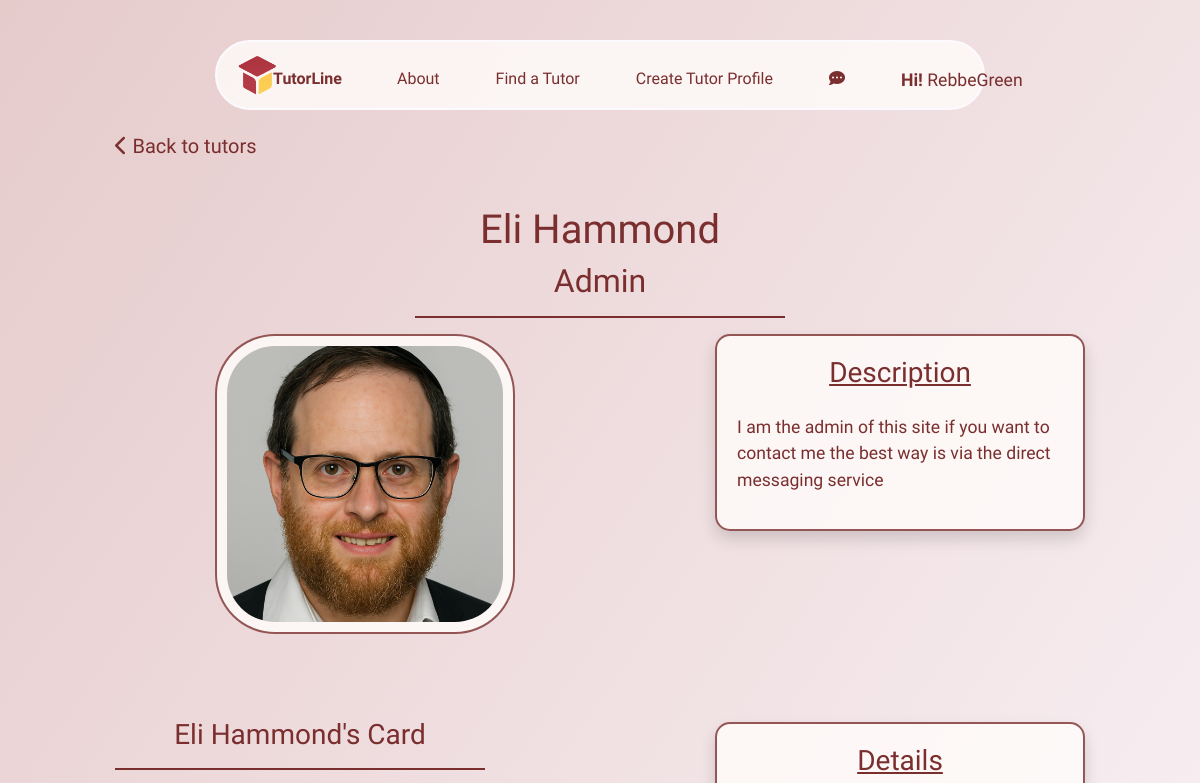
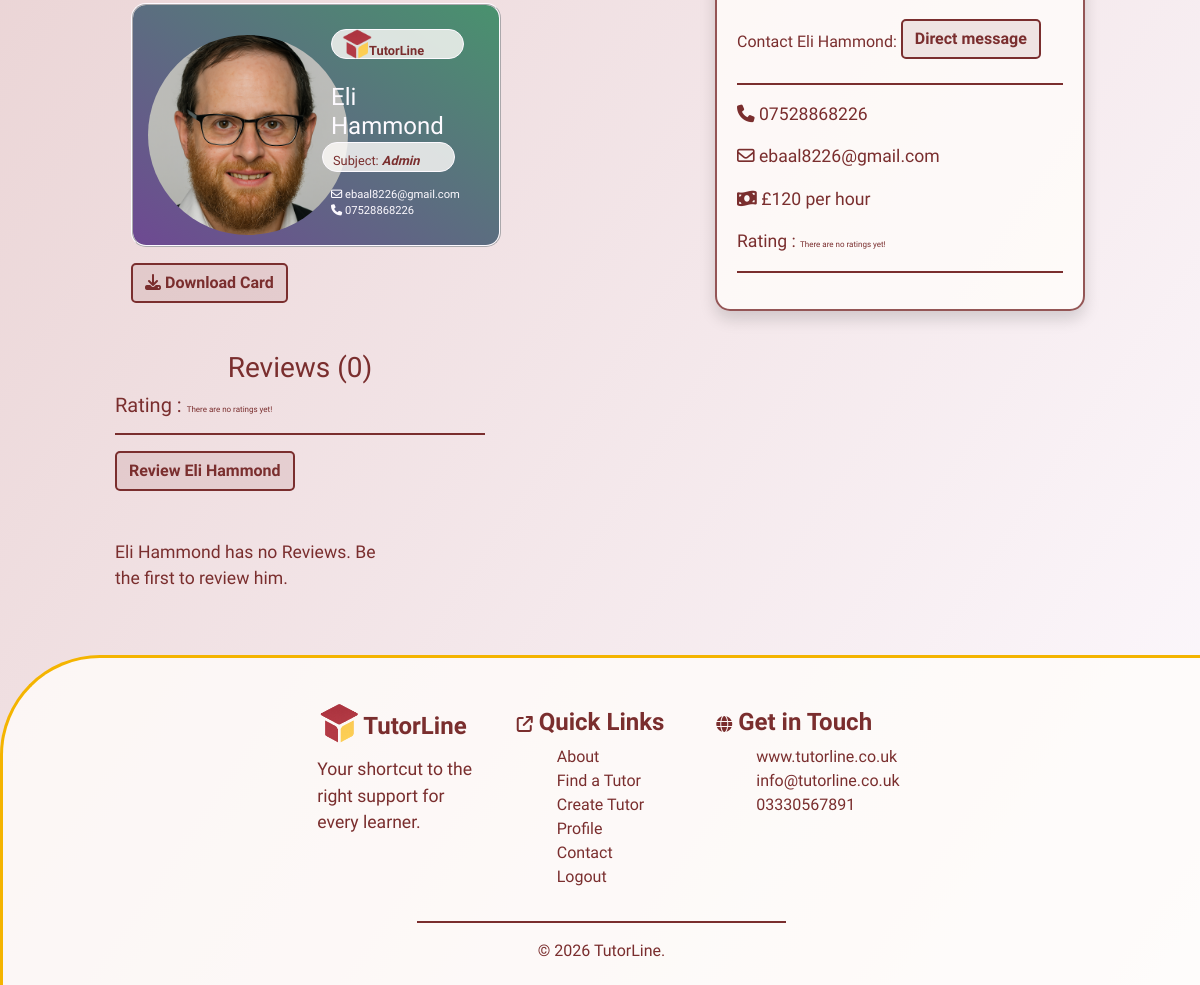
/tutors/37 (signed in), run on the app's committed database (2 pictures, top to bottom).
### tutors/models.py (models this page shows, shortened)
class Tutors(models.Model):
    class Meta:
        verbose_name_plural = "Tutors"
    user = models.ForeignKey(User, on_delete=models.CASCADE, null=True, blank=True)
    name = models.CharField(max_length=254)
    location = models.ForeignKey('Location', null=True, blank=True,
                                 on_delete=models.SET_NULL)
    category = models.ForeignKey('Category', null=True, blank=True,
                                 on_delete=models.SET_NULL)
    date_added = models.DateField(auto_now=True)
    subject = models.CharField(max_length=254)
    price = models.IntegerField()
    active = models.BooleanField(default=True)
    description = models.TextField()
    email = models.EmailField()
    phone = models.CharField(max_length=14)
    rating = models.FloatField(default=0)
    image = models.ImageField(blank=True, null=True)
    is_male = models.BooleanField()
    color_1 = models.IntegerField(default=rand)
    color_2 = models.IntegerField(default=rand)
    color_3 = models.IntegerField(default=rand)

### tutors/views.py (the view)
# urls.py: path('<int:tutor_id>', views.tutor_details, name='tutor_details'),
def tutor_details(request, tutor_id):
    tutor = get_object_or_404(Tutors, pk=tutor_id)
    reviews = Reviews.objects.filter(tutor=tutor)
    template = 'tutors/tutor-details.html'
    context = {
        'tutor': tutor,
        'reviews': reviews,
        }
    return render(request, template, context)

### tutors/templates/tutors/tutor-details.html (shortened to what this page needs)
{% extends "base.html" %}
{% load static %}
{% block extracss%}
<link rel="stylesheet" href="{% static 'css/tutors.css' %}">
<link rel="stylesheet" href="{% static 'css/tutor-details.css' %}">
{% endblock %}
{% block content %}
<div class="container-fluid mt-4">
    <div class="row">
        <div class="col-1"></div>
        <div class="col-4">
            <h5><a href="{% url 'tutors' %}"><i class="fa-solid fa-chevron-left"></i> Back to tutors</a></h5>
        </div>
        <div class="col-7"></div>
    </div>
</div>
<div class="container-fluid">
    <div class="row">
        <div class="col-4"></div>
        <div class="col-4">
            <h1>{{ tutor.name }}</h1>
            <h2>{{ tutor.subject }}</h2>
            <hr>
        </div>
        <div class="col-4"></div>
    </div>
</div>
<section>
    <div class="container-fluid">
        <div class="row">
            <div class="col-1 col-lg-2"></div>
            <div class="col-4 col-lg-3">
                {% if tutor.image %}
                    <img src="{{ tutor.image.url }}" class="main-image"  alt="{{ tutor.name }}">
                {% else %}
                    {% if tutor.is_male == True %}
                        <img src="/media/placeholder_male2.png" class="main-image" alt="{{ tutor.name }}">
                    {% else %}
                        <img src="/media/placeholder_female.png" class="main-image"  alt="{{ tutor.name }}">
                    {% endif %}
                {% endif %}
            </div>
            <div class="col-1 col-lg-2"></div>
            <div class="col-5 col-lg-4">
                <div class="description shadow">
                    <h3 class="mb-4"><u>Description</u></h3>
                    <p>{{ tutor.description }}</p>
                </div>
            </div>
            <div class="col-1"></div>
        </div>
        <div class="row">
            <div class="col-2 col-lg-1"></div>
            <div class="d-none d-lg-block col-4">
                <h3 class="mt-3">{{ tutor.name }}'s Card</h3>
                <hr>
                <div class="row image-box mx-3"
                    style="background-image: linear-gradient(to bottom left, rgb({{ tutor.color_1 }}, {{ tutor.color_2 }}, {{ tutor.color_3 }}), rgb({{ tutor.color_3 }}, {{ tutor.color_1 }}, {{ tutor.color_2 }}))">
                    <div class="col-6">
                        {% if tutor.image %}
                        <img src="{{ tutor.image.url }}" class="tutor-image"  alt="{{ tutor.name }}">
                        {% else %}
                            {% if tutor.is_male == True %}
                            <img src="/media/placeholder_male2.png" class="tutor-image" alt="{{ tutor.name }}">
                            {% else %}
                            <img src="/media/placeholder_female.png" class="tutor-image"  alt="{{ tutor.name }}">
                            {% endif %}
                        {% endif %}
                    </div>
                    <div class="col-6 mt-1">
                        <h4 class="card-logo">
                            <img src="/media/logo.png" alt="logo" class="card-logo-image">
                            <span class="logo-text"><strong>TutorLine</strong></span>
                        </h4>
                        <h4 class="mt-4">{{ tutor.name }}</h4>
                        <h5 class="card-logo logo-text">Subject: <strong><em>{{ tutor.subject }}</em></strong></h5>
                        <div class="b-c-email"><i class="fa-regular fa-envelope"></i> {{ tutor.email }}</div>
                        <div class="b-c-email"><i class="fa-solid fa-phone"></i> {{ tutor.phone }}</div>
                    </div>
                </div>
                <button id="download-card" class="btn btn-btn mt-3 mx-3">
                    <i class="fa-solid fa-download"></i> Download Card
                </button>
            </div>
            <div class="d-none d-lg-block col-2"></div>
            <div class="col-8 col-lg-4">
                <div class="details shadow">
                    <h3 class="mb-4"><u>Details</u></h3>
                    <span>Contact {{ tutor.name }}: </span><button class="btn btn-btn mb-2"><a href="{% url 'compose_message' tutor.id %}">Direct message</a></button>
                    <hr>
                    <p><i class="fa-solid fa-phone"></i><a href="tel:{{ tutor.phone }}"> {{ tutor.phone }}</a></p>
                    <p><i class="fa-regular fa-envelope"></i> <a href="mailto:{{ tutor.email }}">{{ tutor.email }}</a></p>
                    <p><i class="fa-solid fa-money-bill-wave"></i> £{{ tutor.price }} per hour</p>
                    <p>
                        Rating : {% if tutor.rating == 0 %}
                        <span class="no-rating">There are no ratings yet!</span>
                        {% endif %}
                    </p>
                    <hr>
                </div>
            </div>
            <div class="col-2 col-lg-1"></div>
        </div>
    </div>
</section>
<section>
    <div class="container-fluid">
        <div class="row">
            <div class="col-1"></div>
            <div class="col-4">
                <h3>Reviews ({{ reviews.count }})</h3>
                <h5>
                    Rating : {% if tutor.rating == 0 %}
                    <span class="no-rating">There are no ratings yet!</span>
                    {% endif %}
                </h5>
                <hr>
                <button class="btn btn-btn mb-5"><a href="{% url 'review_tutor' tutor.id %}">Review {{ tutor.name }}</a></button>
            </div>
            <div class="col-7"></div>
        </div>
        <div class="row">
        {% if reviews %}
            {% for review in reviews %}
            <div class="col-4">
                <div class="review-box" id="box-{{ review.id }}">
                    <h4>Reviewed by {{ review.name }}</h4>
                    <div>Rating:
                         {% if review.rating == 5 %}
                         <i class="fa-solid fa-star stars"></i>
                         <i class="fa-solid fa-star stars"></i>
                         <i class="fa-solid fa-star stars"></i>
                         <i class="fa-solid fa-star stars"></i>
                         <i class="fa-solid fa-star stars"></i>
                         {% elif review.rating == 4 %}
                         <i class="fa-solid fa-star stars"></i>
                         <i class="fa-solid fa-star stars"></i>
                         <i class="fa-solid fa-star stars"></i>
                         <i class="fa-solid fa-star stars"></i>
                         <i class="fa-regular fa-star stars"></i>
                         {% elif review.rating == 3 %}
                         <i class="fa-solid fa-star stars"></i>
                         <i class="fa-solid fa-star stars"></i>
                         <i class="fa-solid fa-star stars"></i>
                         <i class="fa-regular fa-star stars"></i>
                         <i class="fa-regular fa-star stars"></i>
                         {% elif review.rating == 2 %}
                         <i class="fa-solid fa-star stars"></i>
                         <i class="fa-solid fa-star stars"></i>
                         <i class="fa-regular fa-star stars"></i>
                         <i class="fa-regular fa-star stars"></i>
                         <i class="fa-regular fa-star stars"></i>
                         {% else %}
                         <i class="fa-solid fa-star stars"></i>
                         <i class="fa-regular fa-star stars"></i>
                         <i class="fa-regular fa-star stars"></i>
                         <i class="fa-regular fa-star stars"></i>
                         <i class="fa-regular fa-star stars"></i>
                        {% endif %}
                    </div>
                    <p>{{ review.review }}</p>
                    <p>Reviewed on {{ review.date }} at {{ review.time }}</p>
                </div>
            </div>
            {% endfor%}
        {% else %}
            <div class="col-1"></div>
            <div class="col-3">
                <p>{{ tutor.name }} has no Reviews.
                Be the first to review {% if tutor.is_male == True%} him{% else %}her{% endif %}.</p>
            </div>
        {% endif %}
        </div>
    </div>
</section>
{% endblock %}

### templates/base.html (shortened to what this page needs)
{% load static %}
<!doctype html>
<html lang="en">
  <head>
    {% block corecss %}
        <link rel="stylesheet" href="{% static 'css/base.css' %}">
        <link rel="stylesheet" href="{% static 'css/mobile-base.css' %}">
        <link rel="stylesheet" href="{% static 'css/buttons.css' %}">
        <link rel="stylesheet" href="https://cdnjs.cloudflare.com/ajax/libs/font-awesome/6.6.0/css/all.min.css">
        <link rel="stylesheet" href="https://cdnjs.cloudflare.com/ajax/libs/font-awesome/6.6.0/css/all.min.css">
        <link rel="stylesheet" href="https://cdn.jsdelivr.net/npm/bootstrap@4.6.2/dist/css/bootstrap.min.css">
    {% endblock %}
    {% block extracss%}
    {% endblock %}
  </head>
  <body>
    <header>
      <div class="container-fluid">
        <div class="row above-nav"></div>
        <div class="row">
          <div class="col-1 col-lg-2"></div>
          <div class="col-10 col-lg-8" id="nav">
            <ul class="d-none d-md-block nav nav-desktop">
              <li><a href="{% url 'home' %}">
                <img src="/media/logo.png" alt="logo" class="logo"><span class="logo-txt">TutorLine</span>
              </a></li>
              <span class="nav-options {% if request.user.is_authenticated %}nav-logged{% else %} nav-non-logged{% endif %}">
                <li class="nav-select"><a href="{% url 'about' %}">About</a></li>
                <li class="nav-select"><a href="{% url 'tutors' %}">Find a Tutor</a></li>
                {% if request.user.is_authenticated %}
                <li class="nav-select"><a href="{% url 'create_tutor' user.id %}">Create Tutor Profile</a></li>
                {% else %}
                <li class="nav-select pointer" onclick="profileSignIn()">Create Tutor Profile</li>
                {% endif %}
                {% if request.user.is_authenticated %}
                {% if unread_count >= 1%}
                <li class="message-count-display">
                  <a href="{% url 'messaging' %}">
                    <i class="fa-solid fa-bell"></i><span class="message_num">({{ unread_count }})</span>
                  </a>
                </li>
                {% else %}
                <li class="nav-select">
                  <a href="{% url 'messaging' %}">
                    <i class="fa-solid fa-comment-dots"></i>
                  </a>
                </li>
                {% endif %}
                {% endif %}
                <li class="sign-in nav-select">
                  {% if request.user.is_authenticated %}
                  <p><strong>Hi!</strong> {{ user.username }}</p>
                  {% else %}
                  <i class="fa-solid fa-user"></i>
                   <a href="{% url 'account_login' %}">Login/SignUp</a>
                  {% endif %}
                </li>
              </span>
            </ul>
          </div>
          <div class="col-1 col-lg-2"></div>
        </div>
      </div>
    </header>
    {% block content %}
    {% endblock %}
    <footer>
      <div class="container-fluid footer-area mt-5">
        <div class="row">
          <div class="col-1 col-lg-3"></div>
          <div class="col-3 col-lg-2 me-3">
            <a href="">
              <h4><img src="/media/logo.png" alt="logo" class="footer-logo">
                <strong>TutorLine</strong>
              </h4>
            </a>
            <p>Your shortcut to the right support for every learner.</p>
          </div>
          <div class="col-4 col-lg-2">
            <h4>
              <span class="h6"><i class="fa-solid fa-arrow-up-right-from-square"></i></span>
              <strong>Quick Links</strong>
            </h4>
            <ul class="footer-list">
              <li><a href="{% url 'about' %}">About</a></li>
              <li><a href="{% url 'tutors' %}">Find a Tutor</a></li>
              <li><a href="">Create Tutor Profile</a></li>
              <li><a href="">Contact</a></li>
              {% if request.user.is_authenticated %}
              <li><a href="#nav" role="button" onclick="revealLogout()">Logout</a></li>
              {% else %}
              <li><a href="{% url 'account_login' %}">Login</a></li>
              {% endif %}
            </ul>
          </div>
          <div class="col-3 col-lg2">
            <h4>
              <span class="h6"><i class="fa-solid fa-globe"></i></span>
              <strong>Get in Touch</strong>
            </h4>
            <ul class="footer-list">
              <li>www.tutorline.co.uk</li>
              <li>info@tutorline.co.uk</li>
              <li>03330567891</li>
            </ul>
          </div>
          <div class="col-1 col-lg3"></div>
        </div>
        <div class="row ftr-row">
          <div class="col-4"></div>
          <div class="col-4 text-center">
            <hr>
            &copy; {% now "Y" %} TutorLine.
          </div>
          <div class="col-4"></div>
        </div>
      </div>
    </footer>
  </body>
</html>

### data on the page
Tutors: name "Eli Hammond", subject "Admin", image (picture), description "I am the admin of this site if you want to contact me the best way is via the direct messaging service", email "ebaal8226@gmail.com", phone "07528868226", price "120"

### other printed values
{{ user.username }} "RebbeGreen"
{{ reviews.count }} "0"
